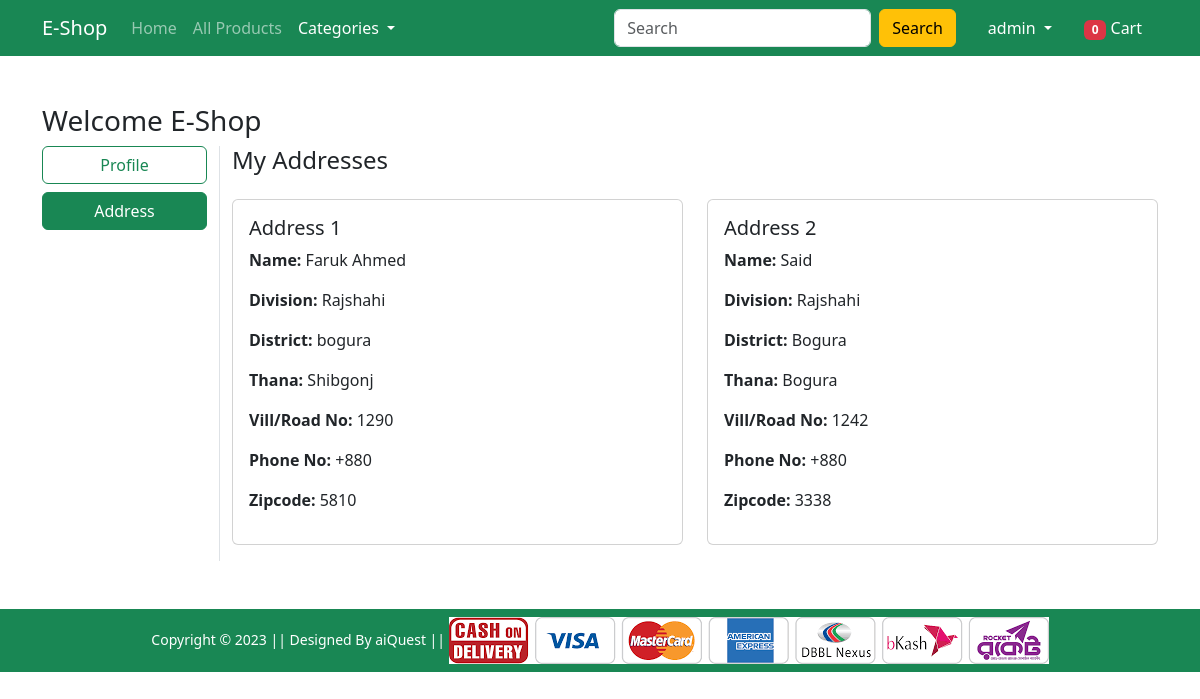
The app's page /accounts/address/ (signed in), older data.
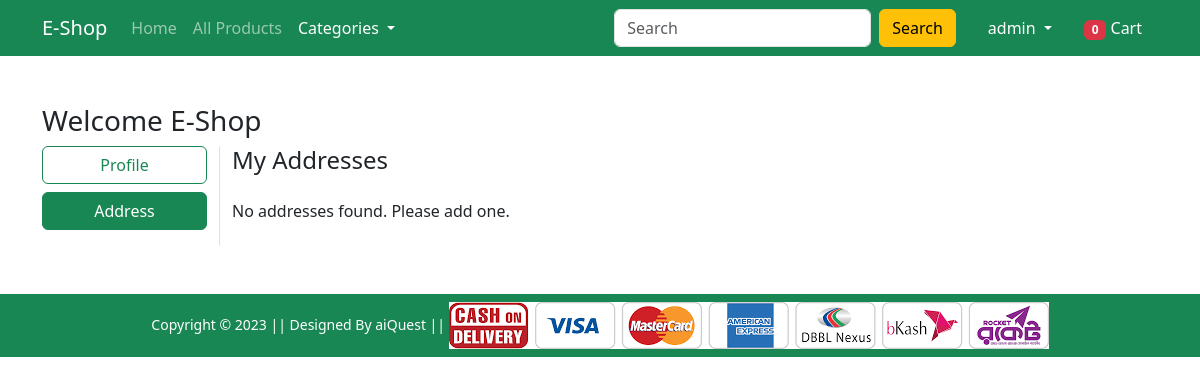
The same page, newer data.
### accounts/models.py (models this page shows, shortened)
class Profile(models.Model):
    user = models.ForeignKey(User, on_delete=models.CASCADE, related_name='profile')
    name = models.CharField(max_length=200)
    division = models.CharField(choices=DIVISION_CHOICES, max_length=50)
    district = models.CharField(max_length=200)
    thana = models.CharField(max_length=100)
    villorroad = models.CharField(max_length=100)
    phone = models.CharField(max_length=15, default='+880')
    zipcode = models.PositiveIntegerField()
    created_at = models.DateTimeField(auto_now_add=True)
    updated_at = models.DateTimeField(auto_now=True)
    class Meta:
        ordering = ['id']
        verbose_name_plural = '01. Profiles'

### accounts/views.py (the view)
# urls.py: path('address/', AddressView.as_view(), name='address'),
@method_decorator(never_cache, name='dispatch')
class AddressView(LoginRequiredMixin, generic.View):
    login_url = reverse_lazy('sign-in')
    def get(self, request):
        profiles = Profile.objects.filter(user=request.user)
        return render(request, 'accounts/address.html', {'profiles': profiles, 'active': 'btn-success'})

### accounts/mixing.py (called while the page is built)
    def dispatch(self, request, *args, **kwargs):
        if not request.user.is_authenticated:
            return redirect('home')
        return super().dispatch(request, *args, **kwargs)

### store/context_processors.py (called while the page is built)
def get_filters(request):
    categories = Category.objects.filter(status='ACTIVE')
    return {
        'categories': categories,
    }

### templates/accounts/address.html (shortened to what this page needs)
{% extends "base.html" %}
{% load static %}
{% block main_content %}
<div class="container my-5">
    <div class="row">
        <h3>Welcome E-Shop</h3>
        <div class="col-12 col-md-2 border-end mb-3 mb-md-0">
            <ul class="list-unstyled">
                <li class="d-grid mb-2">
                    <a href="{% url 'profile' %}" class="btn {% if request.resolver_match.url_name == 'profile' %}btn-success{% else %}btn-outline-success{% endif %}">Profile</a>
                </li>
                <li class="d-grid mb-2">
                    <a href="{% url 'address' %}" class="btn {% if request.resolver_match.url_name == 'address' %}btn-success{% else %}btn-outline-success{% endif %}">Address</a>
                </li>
            </ul>
        </div>
        <div class="col-12 col-md-10">
            <div class="row">
                <h4 class="mb-4">My Addresses</h4>
                {% if profiles %}
                    {% for profile in profiles %}
                        <div class="col-12 col-md-6 mb-3">
                            <div class="card h-100">
                                <div class="card-body">
                                    <h5>Address {{forloop.counter}}</h5>
                                    <p><strong>Name:</strong> {{profile.name}}</p>
                                    <p><strong>Division:</strong> {{profile.division}}</p>
                                    <p><strong>District:</strong> {{profile.district}}</p>
                                    <p><strong>Thana:</strong> {{profile.thana}}</p>
                                    <p><strong>Vill/Road No:</strong> {{profile.villorroad}}</p>
                                    <p><strong>Phone No:</strong> {{profile.phone}}</p>
                                    <p><strong>Zipcode:</strong> {{profile.zipcode}}</p>
                                </div>
                            </div>
                        </div>
                    {% endfor %}
                {% else %}
                    <div class="col-12">
                        <p>No addresses found. Please add one.</p>
                    </div>
                {% endif %}
            </div>
        </div>
    </div>
</div>
{% endblock main_content %}

Row changes from the older to the newer data that the page shows:
removed Profile: name "Faruk Ahmed", division "Rajshahi", district "bogura", thana "Shibgonj", villorroad "1290", phone "+880", zipcode "5810"
removed Profile: name "Said", division "Rajshahi", district "Bogura", thana "Bogura", villorroad "1242", phone "+880", zipcode "3338"
Text that changed along with them:
text now shown: "No addresses found. Please add one."
